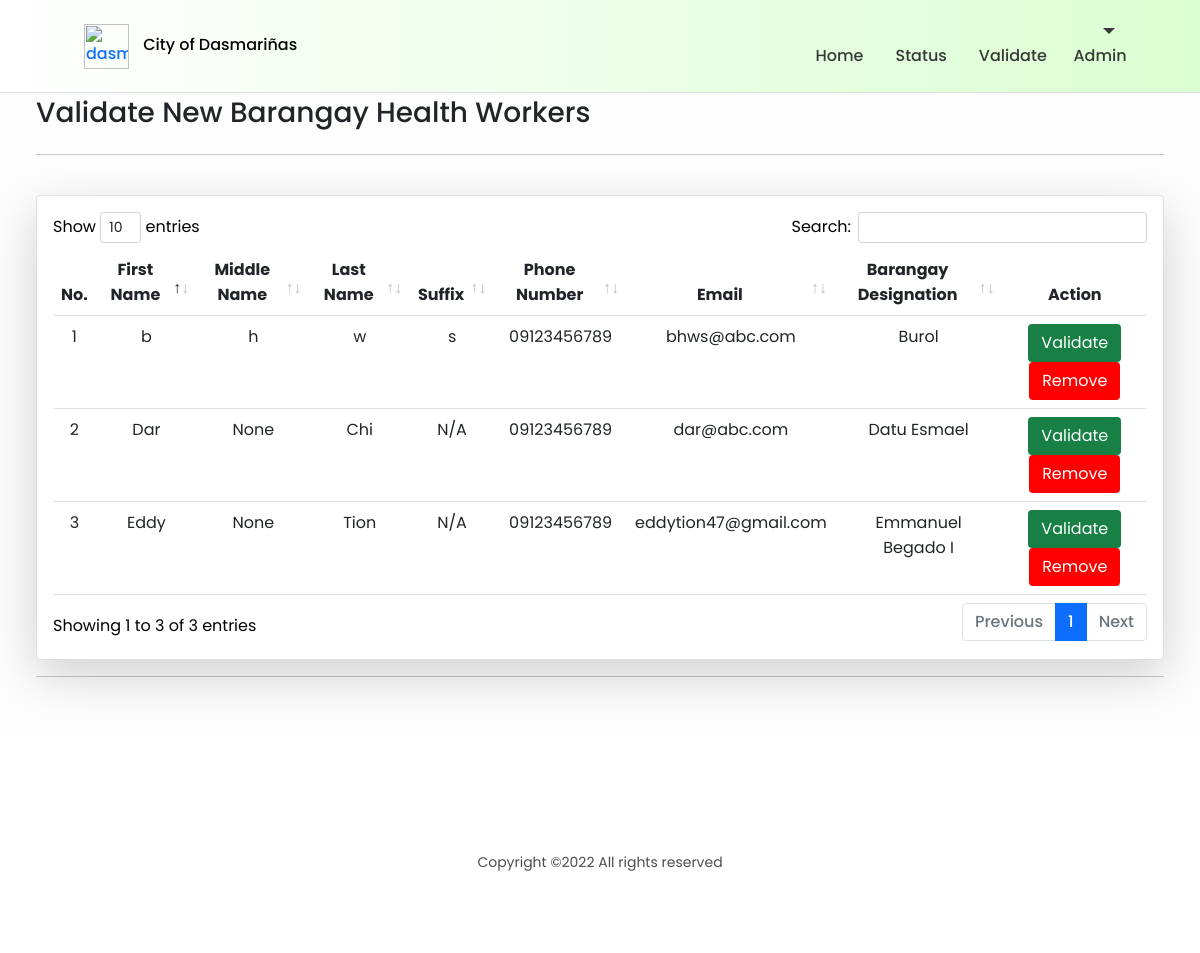
Screenshot of /validation with the database file from the repository.
### profilingApp/models.py (models this page shows, shortened)
class BarangayHealthWorker(Model):
    BARANGAYS = [('Select Barangay', 'Select Barangay'),
                 ('Burol', 'Burol'),
                 ('Burol I', 'Burol I'),
                 ('Burol II', 'Burol II'),
                 ('Burol III', 'Burol III'),
                 ('Datu Esmael', 'Datu Esmael'),
                 ('Emmanuel Begado I', 'Emmanuel Begado I'),
                 ('Emmanuel Begado II', 'Emmanuel Begado II'),]
    user = models.OneToOneField(CustomUser, on_delete=CASCADE, primary_key=True)
    is_validated = models.BooleanField(default=False)
    bhw_barangay = models.CharField(max_length=100, choices=BARANGAYS, default='Select Barangay')

class CustomUser(AbstractUser):
    USER_TYPE = [('Choose User Type', 'Choose User Type'),
                 ('Admin', 'Administrator'),
                 ('BHW', 'Barangay Health Worker'),
                 ('P/G', 'Parent/Guardian')]
    username = None
    email = models.EmailField(_('email address'), unique=True)
    user_type = models.CharField(max_length=100, choices=USER_TYPE, default='Choose User Type')
    middle_name = models.CharField(max_length=100, null=True)
    suffix_name = models.CharField(max_length=100, default='N/A')
    USERNAME_FIELD = 'email'
    REQUIRED_FIELDS = []
    objects = CustomUserManager()

### profilingApp/views.py (the view)
# urls.py: path('validation', views.bhw_validation, name='bhw_validation'),
def bhw_validation(request):
    bhw = BarangayHealthWorker.objects.all()
    context = {'bhws' : bhw}
    return render(request, 'activities/Admin Validate BHW.html', context)

### profilingApp/templates/activities/Admin Validate BHW.html (shortened to what this page needs)
{% extends 'activities/Admin Home.html' %}
{% load static %}
{% block dashboard %}
<div id="grid" class="container-fluid" style="padding:3%; margin: top 65px;">
    <div class="container-grid">
        <div class="">
            <div class="row">
                <div class="col">
                    <h3 style="text-align:left;">Validate New Barangay Health Workers</h3>
                </div>
            </div>
        <hr>
        <br>
        </div>
    </div>
    <div class="text-black">
        <div class="row">
            <div class="col">
                <div class="card shadow-lg p-3 bg-white rounded">
                    <div class="table-responsive">
                        <table class="table table-hover table-cell-border" id="table_validation">
                            <thead>
                                <tr>
                                    <th scope="col" class="text-center">No.</th>
                                    <th scope="col" class="text-center">First Name</th>
                                    <th scope="col" class="text-center">Middle Name</th>
                                    <th scope="col" class="text-center">Last Name</th>
                                    <th scope="col" class="text-center">Suffix</th>
                                    <th scope="col" class="text-center">Phone Number</th>
                                    <th scope="col" class="text-center">Email</th>
                                    <th scope="col" class="text-center">Barangay Designation</th>
                                    <th scope="col" class="nosort text-center">Action</th>
                                </tr>
                            </thead>
                            <tbody>
                                {% for bhw in bhws %}
                                <tr>
                                    <td class="text-center"></td>
                                    <td class="text-center">{{ bhw.user.first_name }}</td>
                                    <td class="text-center">{{ bhw.user.middle_name }}</td>
                                    <td class="text-center">{{ bhw.user.last_name }}</td>
                                    <td class="text-center">{{ bhw.user.suffix_name }}</td>
                                    <td class="text-center">09123456789</td>
                                    <td class="text-center">{{ bhw.user.email }}</td>
                                    <td class="text-center">{{ bhw.bhw_barangay }}</td>
                                    <td style="text-align: center;">
                                        <div>
                                            <a href="{% url 'unvalidated_profile' bhw.user.id %}"><button type="button" style="background-color: #188045; color: white;" class="btn">Validate</button></a>
                                            <a href="{% url 'delete_profile' bhw.user.id %}"><button type="button" style="background-color: red; color: white;" class="btn">Remove</button></a>
                                        </div>
                                    </td>
                                </tr>
                                {% endfor %}
                            </tbody>
                        </table>
                    </div>
                </div>
            </div>
        </div>
    </div>
        <hr>
</div>
{% endblock %}

### profilingApp/static/CSS/styles.css (style rules this page uses)
* { margin: 0; padding: 0; box-sizing: border-box; font-family: 'Poppins', sans-serif; }
li, a, button { font-family: 'Poppins', sans-serif; font-weight: 500; font-size: 16px; color:#188045; text-decoration: none; }
a { text-decoration: none; }
#grid,#footer,#mysidenav,#header { transition: 0.5s ease-in-out; }
#grid { background-color: rgba(253, 253, 253, 0.952); position: relative; padding: 60px; width: 100%; margin-top: 60px; }
html { width: 100%; height: 100%; }
body { color: rgba(0, 0, 0, 0.6); font-family: 'Poppins', sans-serif; font-size: 14px; line-height: 1.6em; -webkit-font-smoothing: antialiased; -moz-osx-font-smoothing: grayscale; }
::placeholder { color:rgba(255, 255, 255, 0.253); }
.row { display: -webkit-box; display: -ms-flexbox; display: flex; -ms-flex-wrap: wrap; flex-wrap: wrap; margin-right: 15px; margin-left: 15px; }
.col-6, .col-7, .col-12, .col, .col-sm-3, .col-sm-6, .col-md-3, .col-md-4, .col-md-5, .col-md-6, .col-md-8, .col-md-9, .col-md-10, .col-md-12, .col-lg-3, .col-lg-4, .col-lg-5, .col-lg-6, .col-lg-7, .col-lg-8, .col-lg-10, .col-lg-12, .col-xl-2 { position: relative; width: 100%; padding-right: 15px; padding-left: 15px; }
.text-center { text-align: center !important; }
html { font-family: sans-serif; line-height: 1.15; -webkit-text-size-adjust: 100%; -webkit-tap-highlight-color: rgba(0, 0, 0, 0); }

### rows the page displays
BarangayHealthWorker: user.first_name "Eddy", user.middle_name "None", user.last_name "Tion", user.suffix_name "N/A", user.email "eddytion47@gmail.com", bhw_barangay "Emmanuel Begado I"
BarangayHealthWorker: user.first_name "Dar", user.middle_name "None", user.last_name "Chi", user.suffix_name "N/A", user.email "dar@abc.com", bhw_barangay "Datu Esmael"
BarangayHealthWorker: user.first_name "b", user.middle_name "h", user.last_name "w", user.suffix_name "s", user.email "bhws@abc.com", bhw_barangay "Burol"
